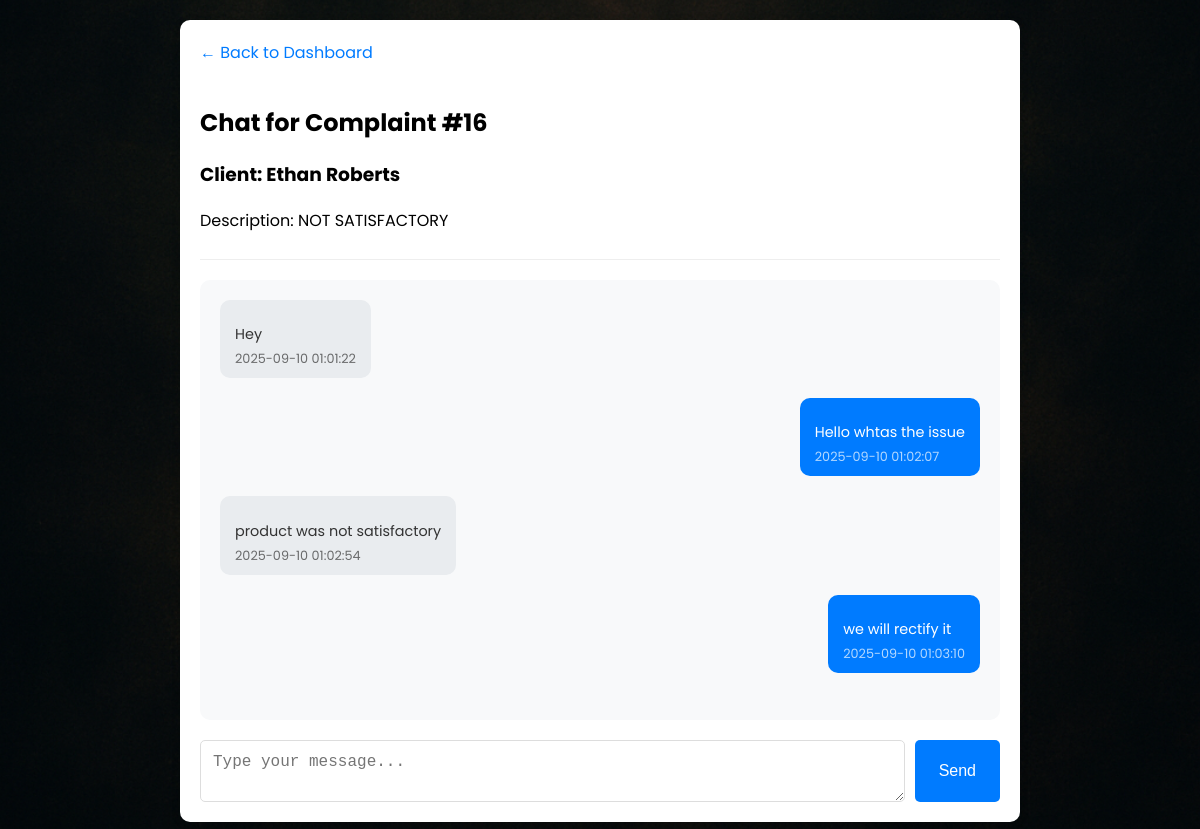
Page /chat/employee_chat.php?complaint_id=16 (signed in) on the committed database.
### tables this page shows
CREATE TABLE `complaints` (
  `complaint_id` int(11) NOT NULL,
  `client_id` int(11) DEFAULT NULL,
  `description` text DEFAULT NULL,
  `priority` enum('High','Medium','Low') DEFAULT NULL,
  `status` varchar(20) DEFAULT 'Pending',
  `created_at` datetime DEFAULT current_timestamp(),
  `product_id` int(11) DEFAULT NULL,
  `is_inactive` tinyint(1) DEFAULT 0,
  `inactive_reason` varchar(255) DEFAULT NULL,
  `inactivated_at` datetime DEFAULT NULL
);

CREATE TABLE `clients` (
  `client_id` int(11) NOT NULL,
  `name` varchar(100) DEFAULT NULL,
  `email` varchar(100) DEFAULT NULL,
  `password` varchar(255) DEFAULT NULL,
  `status` enum('active','inactive') DEFAULT 'active',
  `product_id` int(11) DEFAULT NULL
);

CREATE TABLE `messages` (
  `message_id` int(11) NOT NULL,
  `complaint_id` int(11) DEFAULT NULL,
  `sender_type` enum('client','employee','admin') DEFAULT NULL,
  `sender_id` int(11) DEFAULT NULL,
  `message` text DEFAULT NULL,
  `sent_at` datetime DEFAULT current_timestamp(),
  `sender` varchar(100) DEFAULT NULL
);

### chat/employee_chat.php (the view, shortened to what this page needs)
<?php
require_once "config/db.php";
$complaint_id = intval($_GET['complaint_id']);
$employee_id = $_SESSION['employee_id'];
$stmt = $conn->prepare("SELECT c.*, cl.name as client_name, p.is_active as product_active
                       FROM complaints c
                       JOIN assignments a ON c.complaint_id = a.complaint_id
                       JOIN clients cl ON c.client_id = cl.client_id
                       LEFT JOIN products p ON c.product_id = p.product_id
                       WHERE c.complaint_id = ? AND a.employee_id = ?");
$stmt->execute([$complaint_id, $employee_id]);
$complaint = $stmt->fetch();
$is_deactivated = !$complaint['product_active'];
$msg_stmt = $conn->prepare("SELECT * FROM messages WHERE complaint_id = ? ORDER BY sent_at ASC");
$msg_stmt->execute([$complaint_id]);
$messages = $msg_stmt->fetchAll(PDO::FETCH_ASSOC);
?>
<!DOCTYPE html>
<html lang="en">
<head>
    <link rel="stylesheet" href="https://cdnjs.cloudflare.com/ajax/libs/font-awesome/6.0.0/css/all.min.css">
</head>
<body>
<div class="chat-container">
    <a href="employee/emp_dash.php" class="back-button">← Back to Dashboard</a>
    <div class="chat-header">
        <h2>Chat for Complaint #<?php echo htmlspecialchars($complaint_id); ?></h2>
        <h3>Client: <?php echo htmlspecialchars($complaint['client_name']); ?></h3>
        <p>Description: <?php echo htmlspecialchars($complaint['description']); ?></p>
    </div>
    <div class="chat-messages">
        <?php foreach ($messages as $msg): ?>
            <div class="message <?php echo $msg['sender'] === 'employee' ? 'employee-message' : 'client-message'; ?>">
                <p><?php echo htmlspecialchars($msg['message']); ?></p>
                <span><?php echo htmlspecialchars($msg['sent_at']); ?></span>
            </div>
        <?php endforeach; ?>
    </div>
    <?php if ($is_deactivated): ?>
        <div style="margin-top: 20px; padding: 15px; background: #f8d7da; border-radius: 5px; color: #721c24;">
            This product has been deactivated. You can view previous messages but cannot send new ones.
        </div>
    <?php else: ?>
        <form method="post">
            <textarea name="message" placeholder="Type your message..."></textarea>
            <button type="submit">Send</button>
        </form>
    <?php endif; ?>
</div>
</body>
</html>

### chat/employee_chat.php (style rules this page uses)
body { font-family: 'Poppins', sans-serif; background: #e9eff1; margin: 0; padding: 20px; }
body { background: url('assets/backgorund.png') no-repeat center center fixed; background-size: cover; color: var(--text-light); }
.chat-container { max-width: 800px; margin: 0 auto; background: #fff; padding: 20px; border-radius: 10px; box-shadow: 0 2px 10px rgba(0,0,0,0.1); }
.chat-messages { height: 400px; overflow-y: auto; padding: 20px; background: #f8f9fa; border-radius: 10px; margin-bottom: 20px; }
.message { margin-bottom: 20px; max-width: 70%; clear: both; position: relative; padding: 10px 15px; border-radius: 10px; }
.employee-message { float: right; background-color: #007bff; color: white; }
.client-message { float: left; background-color: #e9ecef; color: #333; }
.message p { margin-bottom: 5px; font-size: 0.9em; }
.message span { display: block; margin-top: 5px; font-size: 0.8em; opacity: 0.7; }
.chat-messages::after { content: ''; display: table; clear: both; }
form { display: flex; gap: 10px; margin-top: 20px; }
textarea { flex: 1; padding: 12px; border: 1px solid #ddd; border-radius: 5px; font-size: 16px; }
button { padding: 12px 24px; background: #007bff; color: white; border: none; border-radius: 5px; cursor: pointer; font-size: 16px; }
.back-button { display: inline-block; margin-bottom: 20px; color: #007bff; text-decoration: none; }
.chat-header { margin-bottom: 20px; padding-bottom: 10px; border-bottom: 1px solid #eee; }

### rows in the picture
complaints: client.name "Ethan Roberts", description "NOT SATISFACTORY"
messages: message "Hey", sent_at "2025-09-10 01:01:22"
messages: message "Hello whtas the issue", sent_at "2025-09-10 01:02:07"
messages: message "product was not satisfactory", sent_at "2025-09-10 01:02:54"
messages: message "we will rectify it", sent_at "2025-09-10 01:03:10"

### other values in the picture
$complaint_id "16"
